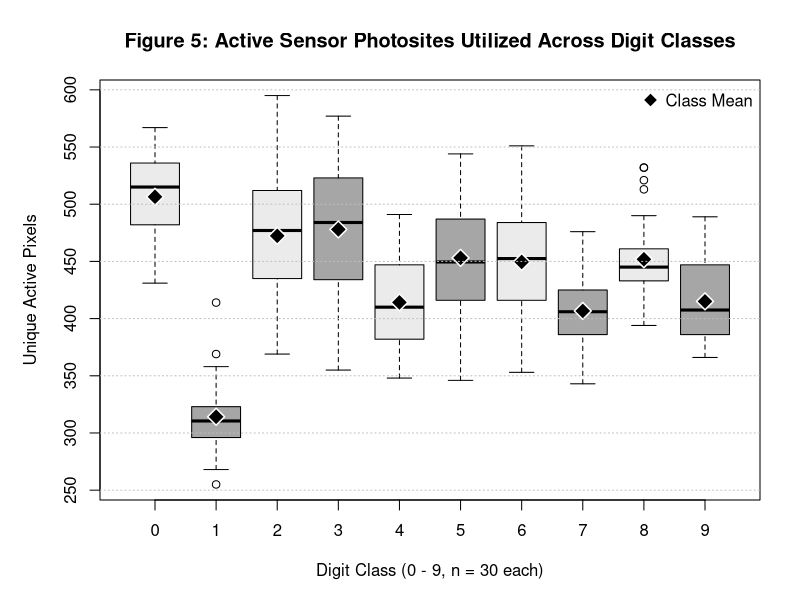

Here is the R script that generated this plot:
# =====================================================================
# Figure 5: Active Sensor Photosites Across 10 Digit Classes (Sub-RQ5) - B&W / Print-Optimized
# =====================================================================

dir.create("figures", showWarnings = FALSE)
nmnist_data <- read.csv("nmnist_features.csv")

nmnist_data$digit_class_factor <- as.factor(nmnist_data$digit_class)

# Alternating light and dark gray shades to make adjacent boxplots distinguishable in B&W
bw_palette_10 <- rep(c("gray92", "gray65"), 5)

cat("Generating Figure 5: Active Pixels Across 10 Digit Classes...\n")
png("figures/fig5_active_pixels_by_digit.png", width = 2800, height = 1800, res = 300)
par(mar = c(5, 5, 4, 2))

boxplot(active_pixels ~ digit_class_factor, 
        data = nmnist_data,
        col = bw_palette_10,
        border = "black",
        main = "Figure 5: Active Sensor Photosites Utilized Across Digit Classes",
        xlab = "Digit Class (0 - 9, n = 30 each)",
        ylab = "Unique Active Pixels",
        cex.main = 1.2, cex.lab = 1.0)

means_pixels <- tapply(nmnist_data$active_pixels, nmnist_data$digit_class_factor, mean)

# White-filled black diamonds for prominent visibility over any gray box fill
points(1:10, means_pixels, pch = 23, bg = "black", col = "white", cex = 1.8, lwd = 1.5)

legend("topright", legend = "Class Mean", pch = 23, pt.bg = "black", col = "white", pt.cex = 1.5, bty = "n")
grid(nx = NA, ny = NULL, col = "gray75", lty = "dotted")
dev.off()

cat("Successfully generated figures/fig5_active_pixels_by_digit.png\n")
